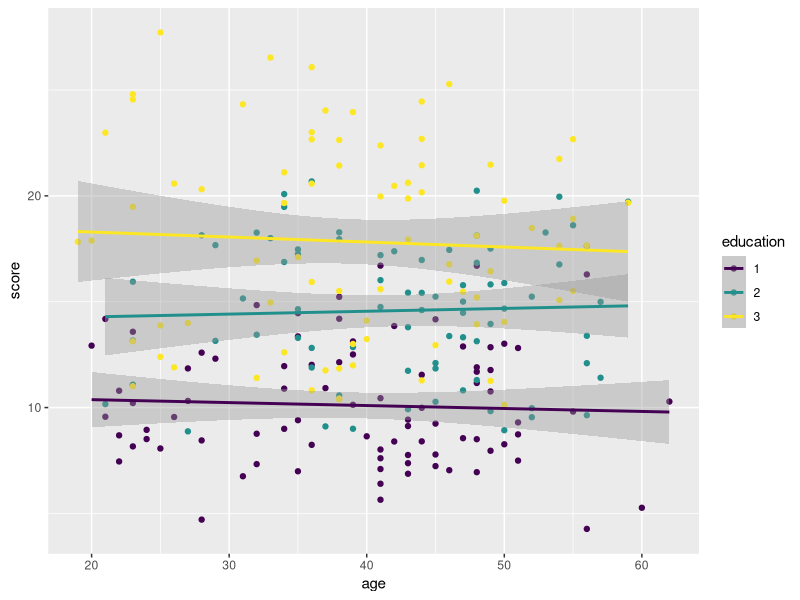
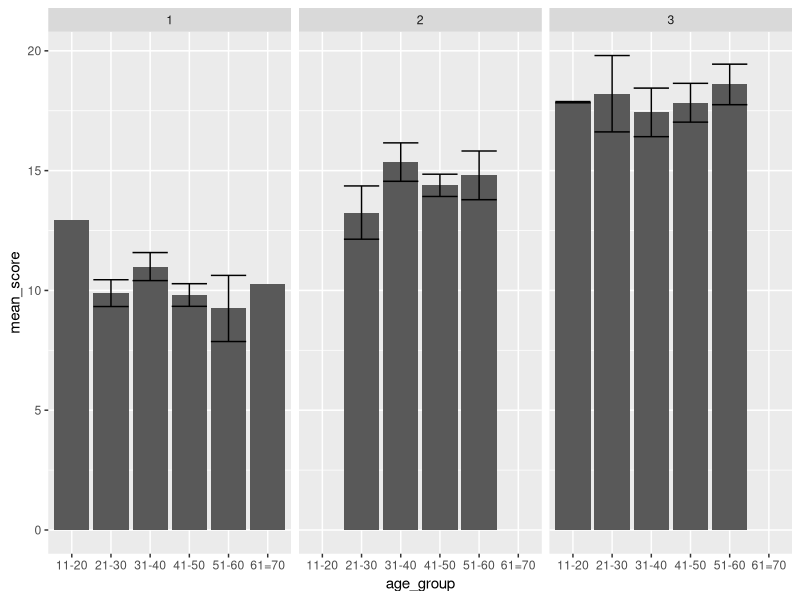
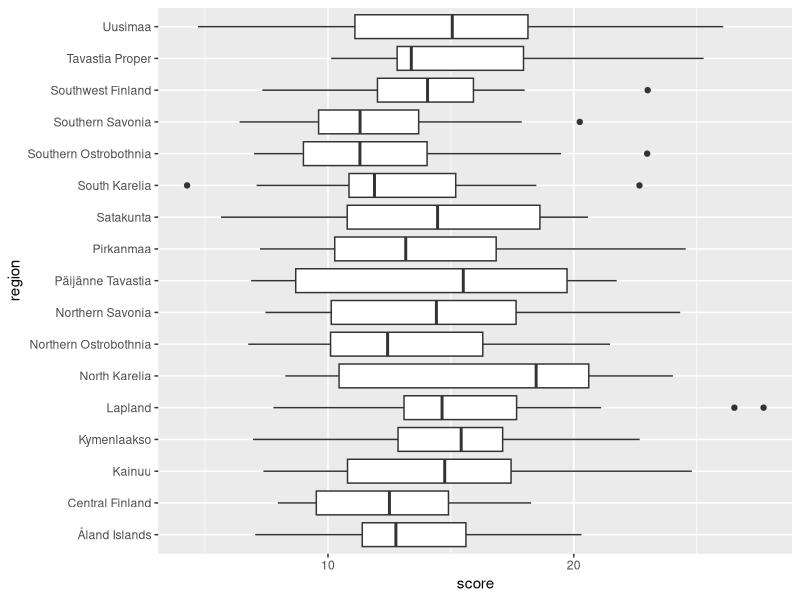
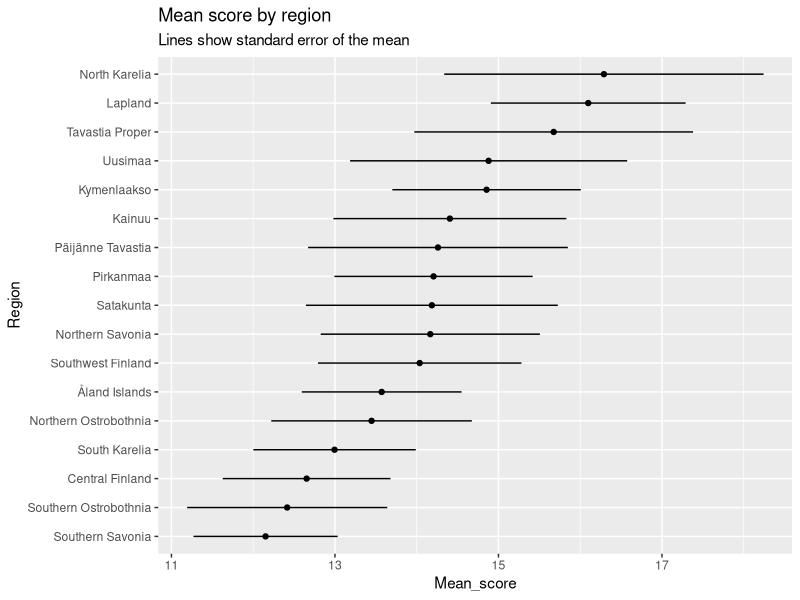

Reproduce these figures in R, in order.
## ---- chunk 1
# load library
library(data.table)
library(tidyverse)

## ---- chunk 2
# read "region_scores.csv"data
list.files('C:/Users/eliyuan/Documents/GitHub')
df <- readr::read_csv('data/region_scores.csv')
df
## ---- chunk 3
glimpse(df) 
summary(df)
# cut age to age_group with width 10
df %>%
  mutate(age_group = cut_width(age, 10, boundary = 0)) %>%
count(age_group)
# save age_group
df <- df %>%
  mutate(age_group = cut_width(age, 10, boundary = 0, labels = c('11-20','21-30','31-40','41-50','51-60','61=70'))) 
## ---- chunk 4
# variable class transformations
df <- df %>%
  mutate(id = as.character(id),
         region = factor(region),
         education = factor(education, ordered = TRUE),
         gender = factor(gender))
# producing scatter plot that have three regression lines
df %>% 
  ggplot(aes(age, score, color = education)) + 
  geom_point() +
  geom_smooth(method = "lm")

## ---- chunk 5
# Calculate mean, sd and number of observation (n)
edu_age_stats <- df %>%
  group_by(education, age_group, .drop = FALSE) %>% 
  summarise(mean_score = mean(score),
            sd_score = sd(score),
            n = n()) %>%
  ungroup()

edu_age_stats
 # calculate standard error
edu_age_stats <- edu_age_stats %>%
  mutate(se = sd_score/sqrt(n))
## ---- chunk 6
edu_age_stats %>%
  ggplot(aes(age_group, mean_score)) + 
  geom_col() +  
  facet_wrap(~education) +
  geom_errorbar(aes(ymin = mean_score - se, ymax = mean_score + se))
## ---- chunk 7
# encode region
df <- readr::read_csv('data/region_scores.csv', locale = locale(encoding = "Latin1"))
# check the result
df %>%
  distinct(region)
# create a boxplot
df %>%
  ggplot(aes(x = score, y = region)) + 
  geom_boxplot()
## ---- chunk 8
df <- df %>%
  group_by(region) %>%
  mutate(mean_score = mean(score)) %>% 
  ungroup()
# if use summarise, there will only be two variables: region and mean_score
df
## ---- chunk 9
scoreplot <- df %>%
  ggplot(aes(fct_reorder(region, score, mean), score)) + 
  stat_summary(geom = "point", fun.data = "mean_se") +
  stat_summary(geom = "linerange", fun.data = "mean_se") +
  coord_flip() +
  labs(title = "Mean score by region", subtitle = "Lines show standard error of the mean", x = "Region", y = "Mean_score") 

scoreplot
